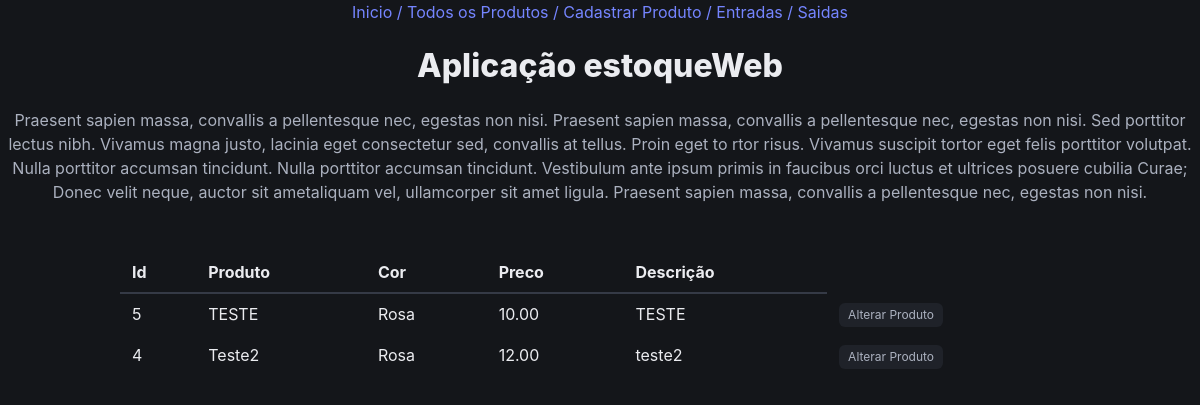
The page /produto/list_produto/ on the database as committed earlier.
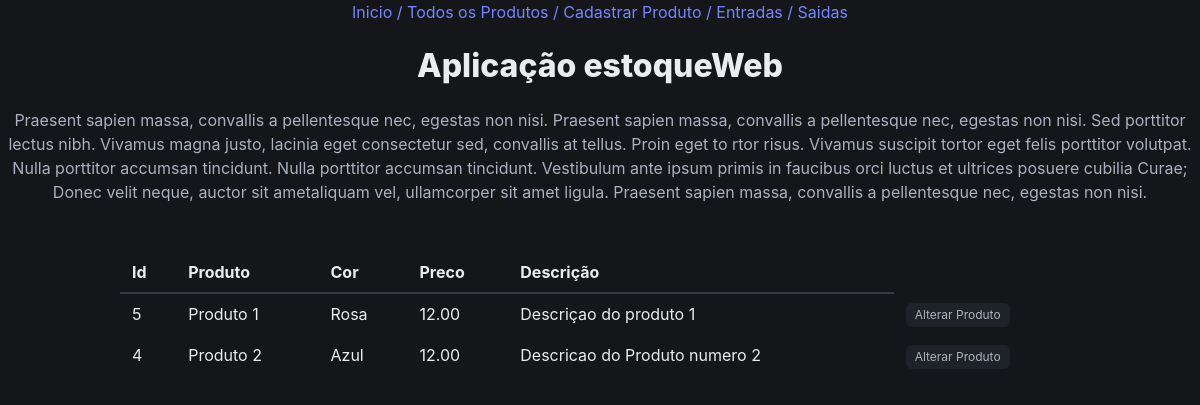
The same page on the database as committed later.
### produto/models.py (models this page shows, shortened)
class Produtos(models.Model):
    produto = models.CharField('Produto', max_length=200)
    cor = models.ForeignKey(Cores, on_delete=models.PROTECT, verbose_name='Cor')
    descricao = models.TextField('Descrição', blank=True)
    preco = models.DecimalField('Preço', decimal_places=2, max_digits=8, default=0)
    quantidade = models.IntegerField('Quantidade', default=0)
    criado = models.DateTimeField('Criado em', auto_now_add=True)
    modificado = models.DateTimeField('Modificado em', auto_now=True)
    def __str__(self):
        return self.produto
    class Meta:
        ordering = ['-produto']
        verbose_name = 'Produto'

class Cores(models.Model):
    cor = models.CharField('Cor', max_length=200)
    def __str__(self):
        return self.cor
    class Meta:
        verbose_name= 'Cor'
        verbose_name_plural = 'Cores'

### produto/views.py (the view)
# urls.py: path('list_produto/', list_produto, name='list_produto'),
def list_produto(request):
    produtos = Produtos.objects.all().order_by('-id')
    templateName = 'list_produto.html'
    context = {
        'produtos': produtos,
    }
    return render(request, templateName, context)

### core/templates/list_produto.html (shortened to what this page needs)
{% extends 'base.html' %}
{% block product %}
<h1 class="title">Aplicação estoqueWeb</h1>
<p>Praesent sapien massa, convallis a pellentesque nec,
egestas non nisi. Praesent sapien massa, convallis a
pellentesque nec, egestas non nisi. Sed porttitor lectus nibh.
Vivamus magna justo, lacinia eget consectetur sed, convallis
at tellus. Proin eget to rtor risus. Vivamus suscipit tortor
eget felis porttitor volutpat. Nulla porttitor accumsan
tincidunt. Nulla porttitor accumsan tincidunt. Vestibulum ante
ipsum primis in faucibus orci luctus et ultrices posuere
cubilia Curae; Donec velit neque, auctor sit ametaliquam vel,
ullamcorper sit amet ligula. Praesent sapien massa, convallis
a pellentesque nec, egestas non nisi.</p>
<table class="table container has-text-left">
    <thead>
    <tr>
        <th>Id</th>
        <th>Produto</th>
        <th>Cor</th>
        <th>Preco</th>
        <th>Descrição</th>
    </tr>
    </thead>
    {% for i in produtos %}
    <tbody>
    <tr>
        <td>{{i.id}}</td>
        <td>{{i}}</td>
        <td>{{i.cor}}</td>
        <td>{{i.preco}}</td>
        <td>{{i.descricao}}</td>
        <td><a class="tag" href="{%url 'update_produto' i.id%}">Alterar Produto<a/></td>
    </tr>
    </tbody>
    {% endfor %}
</table>
{% endblock %}

Rows that differ between the two databases and show on the page:
changed Produtos "Rosa": produto "TESTE" → "Produto 1"; preco "10.00" → "12.00"; descricao "TESTE" → "Descriçao do produto 1"
changed Produtos id 4: produto "Teste2" → "Produto 2"; cor "Rosa" → "Azul"; descricao "teste2" → "Descricao do Produto numero 2"
